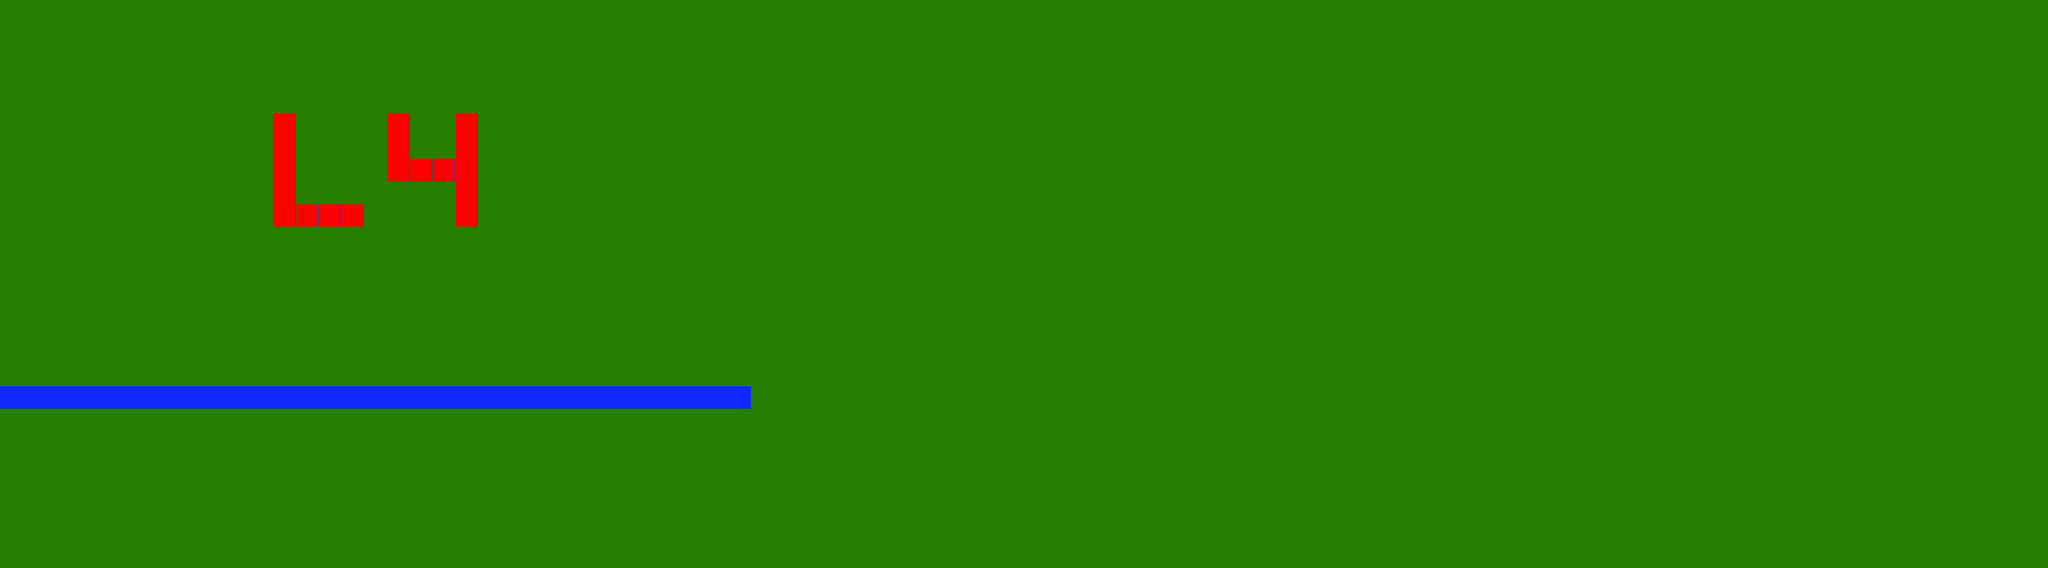

A level layout from a 2D game, rendered from its tile map. Below: a short description, then the map file with tile-grid data replaced by summaries:
An orthogonal 90x25 tile map with 32x32 px tiles, 1 tile layer (Tile Layer 1).

<map version="1.0" orientation="orthogonal" renderorder="right-down" width="90" height="25" tilewidth="32" tileheight="32" nextobjectid="1">
 <tileset firstgid="1" name="tile_set" tilewidth="32" tileheight="32" tilecount="3">
  <image source="Tiles/tile_set.png" width="96" height="32" />
 </tileset>
 <layer name="Tile Layer 1" width="90" height="25">
  <data>[2250 cells, 2250 non-empty, 3 distinct tile ids]</data>
 </layer>
</map>
